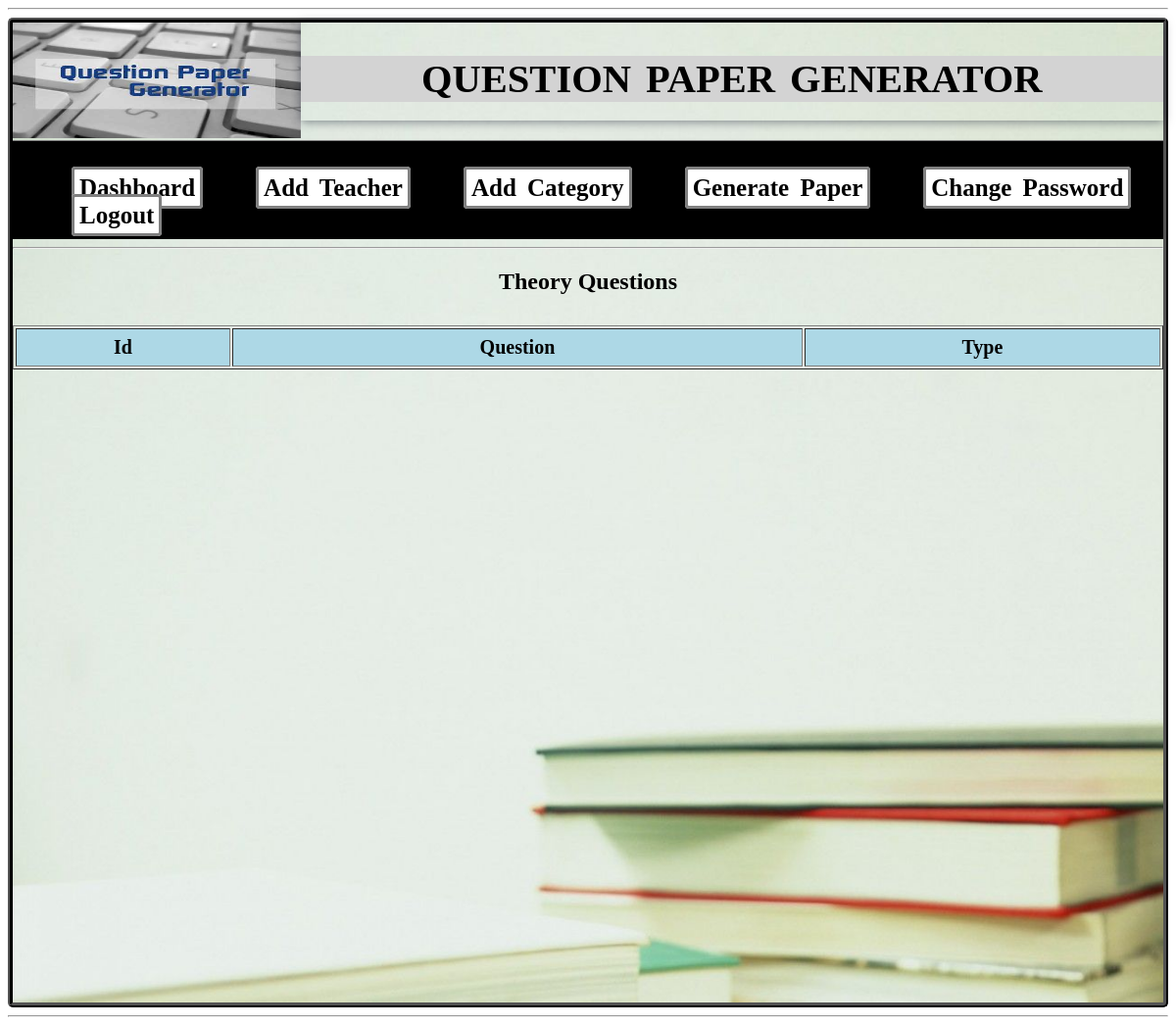
/admin/theory.php, run on an earlier commit of the app's database.
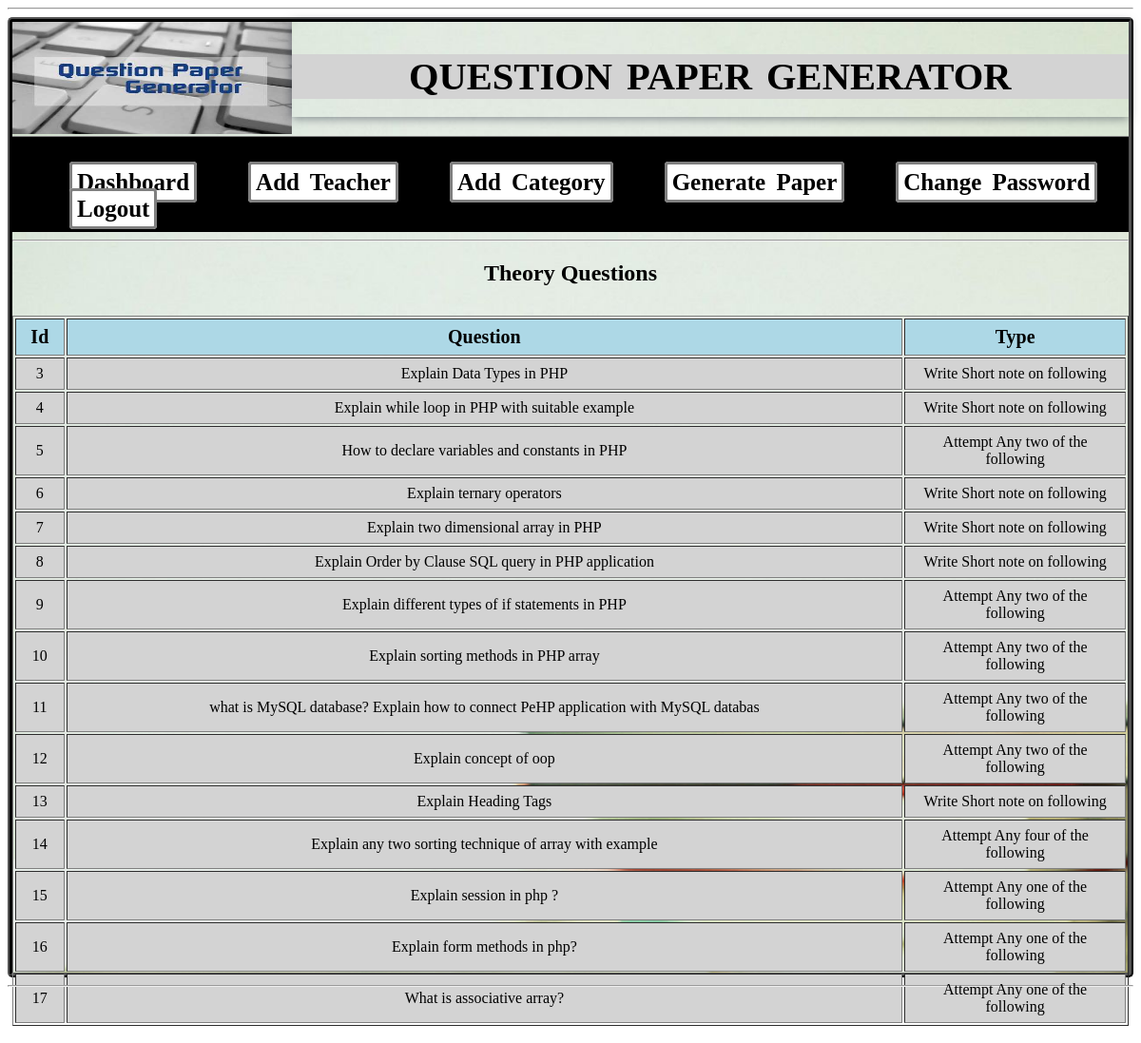
And on a later commit of the database.
### tables this page shows
CREATE TABLE IF NOT EXISTS `theory_quetion` (
  `qid` int(11) NOT NULL AUTO_INCREMENT,
  `qnm` varchar(255) NOT NULL,
  `catid` int(11) NOT NULL,
  `sid` int(10) NOT NULL,
  `tid` int(11) NOT NULL,
  `qtype` varchar(100) NOT NULL,
  PRIMARY KEY (`qid`),
  KEY `tid` (`tid`)
);

CREATE TABLE IF NOT EXISTS `qcat` (
  `catid` int(11) NOT NULL AUTO_INCREMENT,
  `qcatnm` varchar(255) NOT NULL,
  `catmarks` int(11) NOT NULL,
  PRIMARY KEY (`catid`)
);

### admin/theory.php (the view, shortened to what this page needs)
<html>
<head>
<link rel="stylesheet" type="text/css" href="css/style1.css">
</head>
<body><hr>
   <?php
    include 'header.php';
	?>
	       <div id='tname'>
		   <h2>Theory Questions</h2>
		   </div>
            <div id="content"><br>
<table border="1" width="100%">
<tr>
<th>Id</th>
<th>Question</th>
<th>Type</th>
</tr>
 <?php
				 include 'conection.php';
				 $queryS ="SELECT qcat.catid,qcat.qcatnm,theory_quetion.qid,theory_quetion.qnm FROM qcat INNER JOIN theory_quetion ON qcat.catid = theory_quetion.catid";
				$resultS=mysqli_query($con,$queryS);
				while($rows=mysqli_fetch_assoc($resultS))
				{
				?>
				<tr>
				<td><?php echo $rows['qid'] ?></td>
				<td><?php echo $rows['qnm'] ?></td>
				<td style="width:20%";><?php echo $rows['qcatnm'] ?></td>
				</tr>
				<?php
				}
				 ?>
</table>
	               <br>
             </div>
</div>
<hr>
</body>
</html>

What changed in the data, as far as the page shows it:
added theory_quetion: qid "3", qnm "Explain Data Types in PHP", catid.qcatnm "Write Short note on following"
added theory_quetion: qid "4", qnm "Explain while loop in PHP with suitable example", catid.qcatnm "Write Short note on following"
added theory_quetion: qid "5", qnm "How to declare variables and constants in PHP", catid.qcatnm "Attempt Any two of the following"
added theory_quetion: qid "6", qnm "Explain ternary operators", catid.qcatnm "Write Short note on following"
added theory_quetion: qid "7", qnm "Explain two dimensional array in PHP", catid.qcatnm "Write Short note on following"
added theory_quetion: qid "8", qnm "Explain Order by Clause SQL query in PHP application", catid.qcatnm "Write Short note on following"
added theory_quetion: qid "9", qnm "Explain different types of if statements in PHP", catid.qcatnm "Attempt Any two of the following"
added theory_quetion: qid "10", qnm "Explain sorting methods in PHP array", catid.qcatnm "Attempt Any two of the following"
added theory_quetion: qid "11", qnm "what is MySQL database? Explain how to connect PeHP application with MySQL databas", catid.qcatnm "Attempt Any two of the following"
added theory_quetion: qid "12", qnm "Explain concept of oop", catid.qcatnm "Attempt Any two of the following"
added theory_quetion: qid "13", qnm "Explain Heading Tags", catid.qcatnm "Write Short note on following"
added theory_quetion: qid "14", qnm "Explain any two sorting technique of array with example", catid.qcatnm "Attempt Any four of the following"
added theory_quetion: qid "15", qnm "Explain session in php ?", catid.qcatnm "Attempt Any one of the following"
added theory_quetion: qid "16", qnm "Explain form methods in php?", catid.qcatnm "Attempt Any one of the following"
added theory_quetion: qid "17", qnm "What is associative array?", catid.qcatnm "Attempt Any one of the following"
